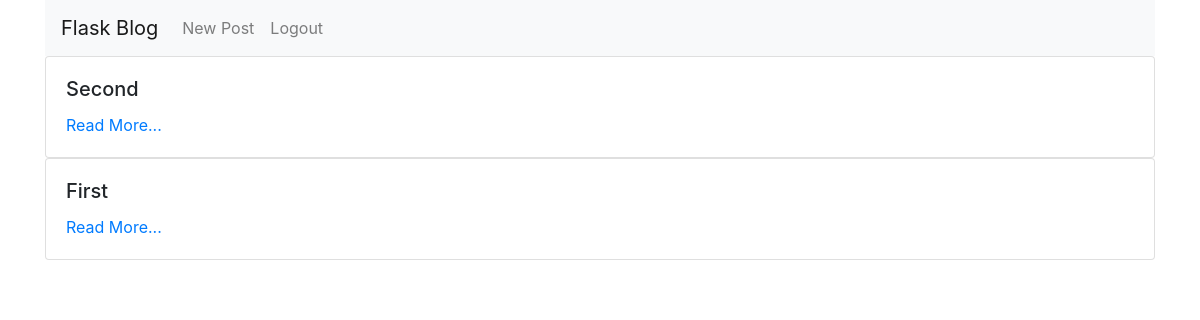
The page / (signed in) on the database as committed earlier.
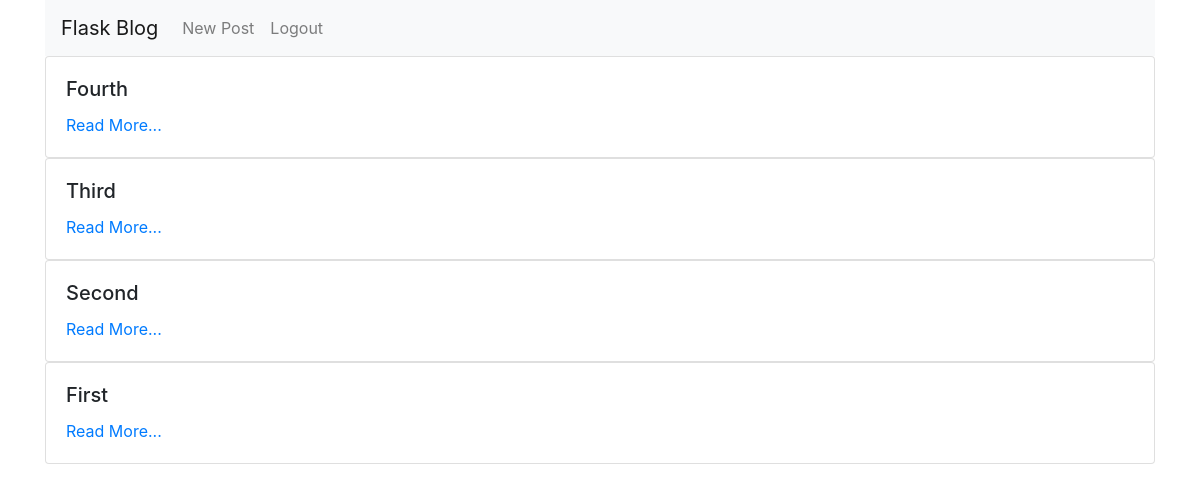
The same page on the database as committed later.
### flask_blog/models/entries.py (models this page shows, shortened)
class Entry(db.Model):
	__tablename__ = 'entries'
	id = db.Column(db.Integer, primary_key=True)
	title = db.Column(db.String(50), unique=True)
	imglnk = db.Column(db.String(100))
	text = db.Column(db.Text)
	created_at = db.Column(db.DateTime)

### flask_blog/views/entries.py (the view)
@app.route('/')
def show_entries():
	if not session.get('logged_in'):
		return redirect(url_for('login'))
	entries = Entry.query.order_by(Entry.id.desc()).all()
	return render_template('entries/index.html', entries=entries)

### flask_blog/templates/entries/index.html
{% extends "layout.html" %}
{% block body %}
<ul class="list-group list-group-flush">
{% for entry in entries %}
    <div class="card">
        <div class="card-body">
            <h5 class="card-title">{{ entry.title }}</h5>
			<a href="{{ url_for('show_entry', id=entry.id) }}" class="card-link">Read More...</a>
        </div>
    </div>
{% else %}
    No Post
{% endfor %}
</ul>
{% endblock %}

### flask_blog/templates/layout.html (shortened to what this page needs)
<!doctype html>
<link rel="stylesheet" href="https://maxcdn.bootstrapcdn.com/bootstrap/4.0.0/css/bootstrap.min.css">
<div class="container">
    <nav class="navbar navbar-expand-lg navbar-light bg-light">
        <a class="navbar-brand" href="/">Flask Blog</a>
        <div class="collapse navbar-collapse" id="navbarNav">
            <ul class="nav navbar-nav navbar-right">
				{% if not session.logged_in %}
                <li class="nav-item">
                    <a class="nav-link" href="{{ url_for('login') }}">Login</a>
                </li>
				{% else %}
				<li class="nav-item">
    				<a class="nav-link" href="{{ url_for('new_entry') }}">New Post</a>
				</li>
                <li class="nav-item">
                    <a class="nav-link" href="{{ url_for('login') }}">Logout</a>
                </li>
				{% endif %}
            </ul>
        </div>
    </nav>
    <div class="blog-body">
        {% block body %}{% endblock %}
    </div>
</div>

Rows that differ between the two databases and show on the page:
added Entry: title "Fourth"
added Entry: title "Third"
